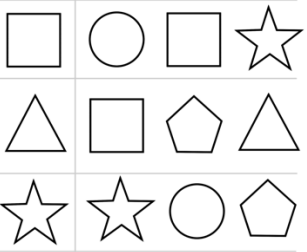
#> input picture image.png, 307 x 252 px, given in place of square.png, which was not available; the run also reads 1 picture not shown here
$ jupyter execute main.ipynb
#> lines starting #> are read from the running program, lines starting #| are printed output that depends on the picture; pictures that were not available may be replaced by others from this repository, and a replacement may not be noted
[cell 1]
#Loading images
from PIL import Image
import numpy as np
import matplotlib.pyplot as plt
square_path = "./square.png"
image_path = "./image.png"
# Convert the image to grayscale
square_img = Image.open(square_path).convert("L")  # Convert to grayscale
image_img = Image.open(image_path).convert("L")  # Convert to grayscale
#Convert the image into an array
square_array = np.array(square_img)
image_array = np.array(image_img)

[cell 2]
#Define the fill function
def apply_padding(image, padding_size=1):
    padded_image = np.pad(image, pad_width=padding_size, mode='constant', constant_values=0)
    return padded_image

def convolution_sobel(image):
    # Define the sobel kernel
    sobel_x_kernel = np.array([[-1, 0, 1], [-2, 0, 2], [-1, 0, 1]])
    sobel_y_kernel = np.array([[1, 2, 1], [0, 0, 0], [-1, -2, -1]])

    # Fill the image to avoid edge pixel loss
    padded_image = apply_padding(image, padding_size=1)
#> in apply_padding, `padded_image = np.pad(image, pad_width=padding_size, mode='constant', ..`:
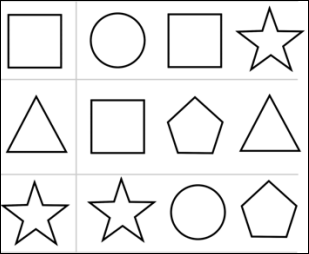
#> padded_image: shape (254, 309); min 0, max 255, mean 235.2
    height, width = image.shape
    sobel_x = np.zeros_like(image, dtype=float)
    sobel_y = np.zeros_like(image, dtype=float)

    for i in range(height):
        for j in range(width):
            region = padded_image[i:i+3, j:j+3]
            sobel_x[i, j] = np.sum(region * sobel_x_kernel)
            sobel_y[i, j] = np.sum(region * sobel_y_kernel)
    sobel_combined = np.sqrt(sobel_x**2 + sobel_y**2)
    return sobel_x, sobel_y, sobel_combined
sobel_x, sobel_y, sobel_combined = convolution_sobel(image_array)
#> after the loop in convolution_sobel, `for i in range(height):`:
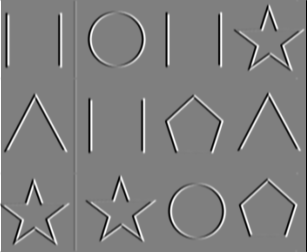
#> sobel_x: shape (252, 307) float64; min -1020, max 1020, mean 0; drawn with min black and max white
#> after the loop in convolution_sobel, `for i in range(height):`:
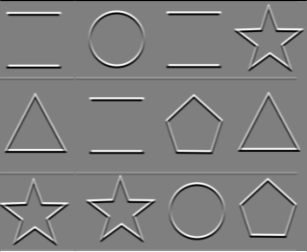
#> sobel_y: shape (252, 307) float64; min -1020, max 1020, mean 0.1; drawn with min black and max white
#> in convolution_sobel, `sobel_combined = np.sqrt(sobel_x**2 + sobel_y**2)`:
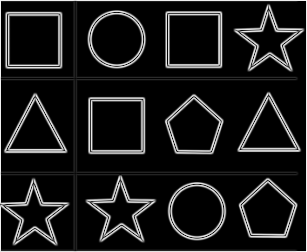
#> sobel_combined: shape (252, 307) float64; min 0, max 1081.9, mean 117.3; drawn with min black and max white

[cell 3]
#Show the effect of image convolution
plt.figure(figsize=(12, 4))
plt.subplot(1, 3, 1)
plt.title("Sobel X ")
plt.imshow(sobel_x, cmap="gray")
plt.axis("off")

plt.subplot(1, 3, 2)
plt.title("Sobel Y ")
plt.imshow(sobel_y, cmap="gray")
plt.axis("off")

plt.subplot(1, 3, 3)
plt.title("Sobel ")
plt.imshow(sobel_combined, cmap="gray")
plt.axis("off")

plt.show()

[cell 4]
#relu activation function
def relu_activation(feature_map):
    height, width = feature_map.shape
    activated_map = np.zeros((height, width))
    for i in range(height):
        for j in range(width):
            activated_map[i, j] = max(0, feature_map[i, j])
    return activated_map
relu_activated_map = relu_activation(sobel_combined)

[cell 5]
relu_activated_map

[cell 6]
#Image features after activation function
plt.subplot()
plt.title("relu ")
plt.imshow(relu_activated_map, cmap="gray")
plt.axis("off")
plt.show()

[cell 7]
#Pooling (downsampling) function
def pooling_downsample(image, pool_size=2):
    h, w = image.shape
    new_h, new_w = h // pool_size, w // pool_size
    downsampled_image = np.zeros((new_h, new_w), dtype=image.dtype)
    for i in range(new_h):
        for j in range(new_w):
            start_x, start_y = i * pool_size, j * pool_size
            pool_region = image[start_x:start_x + pool_size, start_y:start_y + pool_size]
            downsampled_image[i, j] = np.max(pool_region)
    return downsampled_image

[cell 8]
#Pooling (downsampling) the image
pooled_image_array = pooling_downsample(relu_activated_map)
#> after the loop in pooling_downsample, `for i in range(new_h):`:
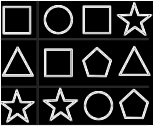
#> downsampled_image: shape (126, 153) float64; min 0, max 1030.5, mean 177.2; drawn with min black and max white

[cell 9]
# Original Image
plt.subplot(1, 2, 1)
plt.title(f"Original image (Size: {sobel_combined.shape})")
plt.imshow(sobel_combined, cmap="gray")
plt.axis("off")

# Image after pooling
plt.subplot(1, 2, 2)
plt.title(f"Pooled image (Size: {pooled_image_array.shape})")
plt.imshow(pooled_image_array, cmap="gray")
plt.axis("off")

plt.show()

[cell 10]
#Making Icon Features
icon_sobel_x, icon_sobel_y, icon_sobel_combined = convolution_sobel(square_array)
relu_icon = relu_activation(icon_sobel_combined)
pooled_icon = pooling_downsample(relu_icon)

[cell 11]
#Show the effect of icon convolution
plt.figure(figsize=(12, 4))
plt.subplot(1, 3, 1)
plt.title("Sobel X ")
plt.imshow(icon_sobel_x, cmap="gray")
plt.axis("off")

plt.subplot(1, 3, 2)
plt.title("Sobel Y ")
plt.imshow(icon_sobel_y, cmap="gray")
plt.axis("off")

plt.subplot(1, 3, 3)
plt.title("Sobel ")
plt.imshow(icon_sobel_combined, cmap="gray")
plt.axis("off")

plt.show()

[cell 12]
#Icon Display
plt.subplot(1, 2, 1)
plt.title(f"Original square (Size: {icon_sobel_combined.shape})")
plt.imshow(icon_sobel_combined, cmap="gray")
plt.axis("off")

# Pooled icons
plt.subplot(1, 2, 2)
plt.title(f"Pooled icon (Size: {pooled_icon.shape})")
plt.imshow(pooled_icon, cmap="gray")
plt.axis("off")

plt.show()

[cell 13]
#ncc
def normalized_cross_correlation(image, template):
    h, w = image.shape
    th, tw = template.shape
    ncc_map = np.zeros((h - th + 1, w - tw + 1))

    template_mean = np.mean(template)
    template_std = np.std(template)

    for i in range(h - th + 1):
        for j in range(w - tw + 1):
            region = image[i:i + th, j:j + tw]
            region_mean = np.mean(region)
            region_std = np.std(region)

            if region_std > 0 and template_std > 0:
                numerator = np.sum((region - region_mean) * (template - template_mean))
                denominator = th * tw * region_std * template_std
                ncc_map[i, j] = numerator / denominator

    return ncc_map

[cell 14]
#nms
def non_maximum_suppression(ncc_map, threshold, window_size=10):
    h, w = ncc_map.shape
    boxes = []

    for i in range(h):
        for j in range(w):
            if ncc_map[i, j] >= threshold:
                is_maximum = True
                for di in range(-window_size // 2, window_size // 2 + 1):
                    for dj in range(-window_size // 2, window_size // 2 + 1):
                        ni, nj = i + di, j + dj
                        if 0 <= ni < h and 0 <= nj < w and ncc_map[ni, nj] > ncc_map[i, j]:
                            is_maximum = False
                            break
                    if not is_maximum:
                        break
                if is_maximum:
                    boxes.append((i, j))
    return boxes

[cell 15]
def draw_boxes(image, boxes, template_height, template_width):
    output_image = np.stack([image] * 3, axis=-1)

    for box in boxes:
        i, j = box
        for x in range(template_width):
            if j + x < output_image.shape[1]:
                output_image[i, j + x] = [255, 0, 0]
                output_image[i + template_height - 1, j + x] = [255, 0, 0]
        for y in range(template_height):
            if i + y < output_image.shape[0]:
                output_image[i + y, j] = [255, 0, 0]
                output_image[i + y, j + template_width - 1] = [255, 0, 0]

    return output_image

[cell 16]
# Calculate the NCC similarity matrix
ncc_map = normalized_cross_correlation(pooled_image_array, pooled_icon)
#> in normalized_cross_correlation, `template_mean = np.mean(template)`: template_mean = 177.2
#> in normalized_cross_correlation, `template_std = np.std(template)`: template_std = 334.1
#> after the loop in normalized_cross_correlation, `for i in range(h - th + 1):`: ncc_map = [1]
#> ncc_map = [1]

[cell 17]
# Set similarity threshold(0.5) and perform non-maximum suppression
threshold = 0.5
boxes = non_maximum_suppression(ncc_map, threshold=threshold)
#> boxes = [(0, 0)]

[cell 18]
# Map the detected frame coordinates back to the original image
pool_size = 2
original_boxes = [(i * pool_size, j * pool_size) for i, j in boxes]
#> original_boxes = [(0, 0)]

[cell 19]
# The height and width of the original template
template_h, template_w = pooled_icon.shape
#> template_h = 126; template_w = 153
original_template_h, original_template_w = template_h * pool_size, template_w * pool_size
#> original_template_h = 252; original_template_w = 306

[cell 20]
#Draw a red rectangle on the original image
result_image = draw_boxes(image_array, original_boxes, original_template_h, original_template_w)
#> the loop in draw_boxes, `for box in boxes:` made 1 pass
#> after the loop in draw_boxes, `for box in boxes:`:
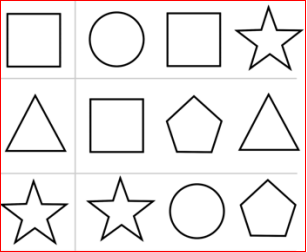
#> output_image: shape (252, 307, 3); mean of channels 0, 1, 2 238.9, 235.3, 235.3; drawn as R, G, B
